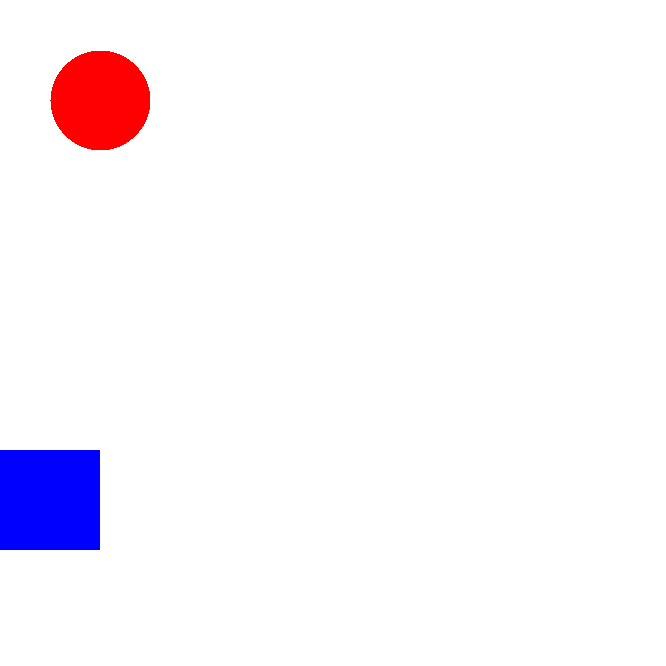
Frame 1 (no input)
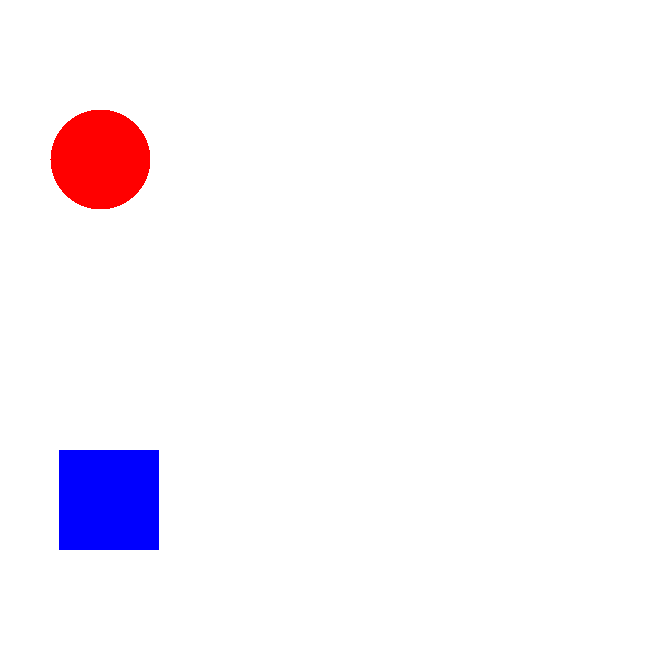
Frame 60 (the mouse pressed at the canvas centre just before this capture)
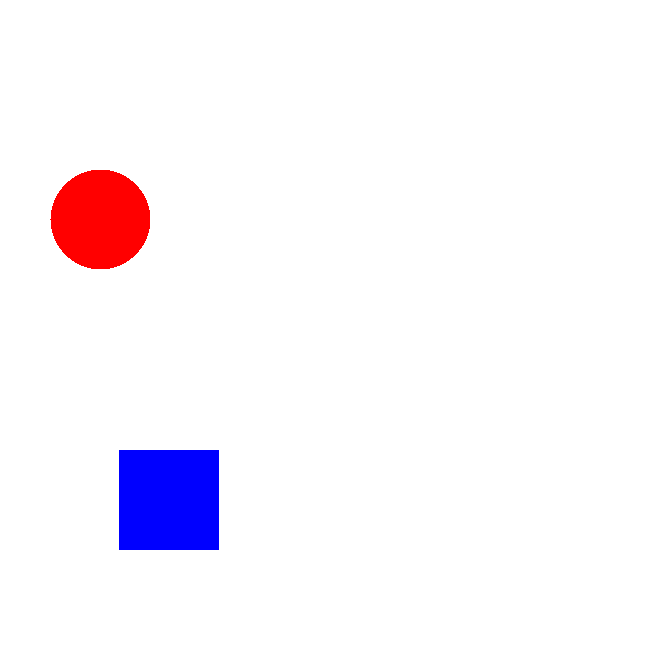
Frame 120 (the mouse held since frame 60 and released just before this capture)

The Processing sketch that drew these frames (run headless with seeded random() and noise(); from frame 60 on, the mouse is pressed at the canvas centre):

// Processing sketch: lecture_240822c_PVector
// ── lecture_240822c_PVector.pde
PVector redCircle, blueSquare;

void setup(){
  size(666, 666);
  noStroke();
  noSmooth();
  rectMode(CENTER);
  
  redCircle = new PVector(100, 100);
  
  blueSquare = new PVector();
  blueSquare.x = 50;
  blueSquare.y = 500;
}

void draw(){
  background(255);
  
  fill(#ff0000);
  circle(redCircle.x, redCircle.y, 100);
  redCircle.y += 1;
  
  fill(#0000ff);
  square(blueSquare.x, blueSquare.y, 100);
  blueSquare.x += 1;
  
  if(frameCount == 1){
    save("output.png");
    println("image saved!");
  }
}
